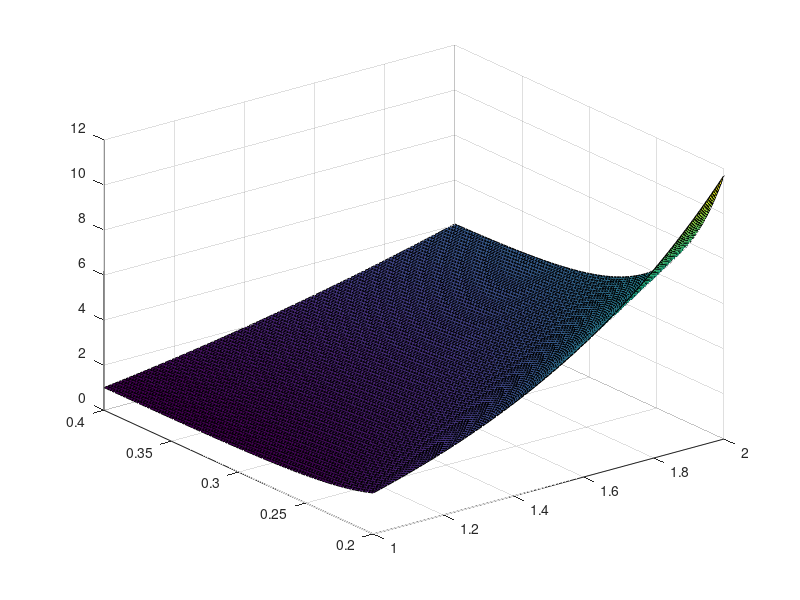

Reproduce this figure in MATLAB. (Note: this script raises an error after producing the figure.)
[X, Y] = meshgrid(1:0.01:2,0.2:0.002:0.4);
Z = (1.09*X.^4.27.*Y.^0.112 + (7.79e-5)*X.^4.75./Y.^6.44 + (1.36e-7)*X.^8.94./Y.^8.89).^(1/2.14);
surf(X,Y,Z);

hold all;
w = Z(:);
X = X(:);
Y = Y(:);

u = [X,Y];

x = log(u);
y = log(w);

s = compare_fits(x,y, 2,1);

[u1, u2] = meshgrid(1:0.1:2,0.2:0.02:0.4);

% Max Affine Fitting
% PAR_MA = s.maxaffine.params{1};
% A = PAR_MA([2,3,5,6]);
% B = PAR_MA([1,4]);
% w_MA = exp(B(1)) .* u1.^A(1) .* u2.^A(2);
% surf(u1,u2,w_MA);
% hold all;
% w_MA = exp(B(2)) .* u1.^A(3) .* u2.^A(4);
% surf(u1,u2,w_MA);
% hold all;

% Softmax Affine Fitting
PAR_SMA = s.softmax_optMAinit.params{1};
A = PAR_SMA([2,3,5,6]);
B = PAR_SMA([1,4]);
alpha = 1/PAR_SMA(end);
% alpha = PAR_SMA(end);
w_SMA = (exp(alpha.*B(1)) .* u1.^(alpha*A(1)) .* u2.^(alpha*A(2)) +...
        exp(alpha.*B(2)) .* u1.^(alpha*A(3)) .* u2.^(alpha*A(4))...
        ).^(1/alpha);
surf(u1,u2,w_SMA);